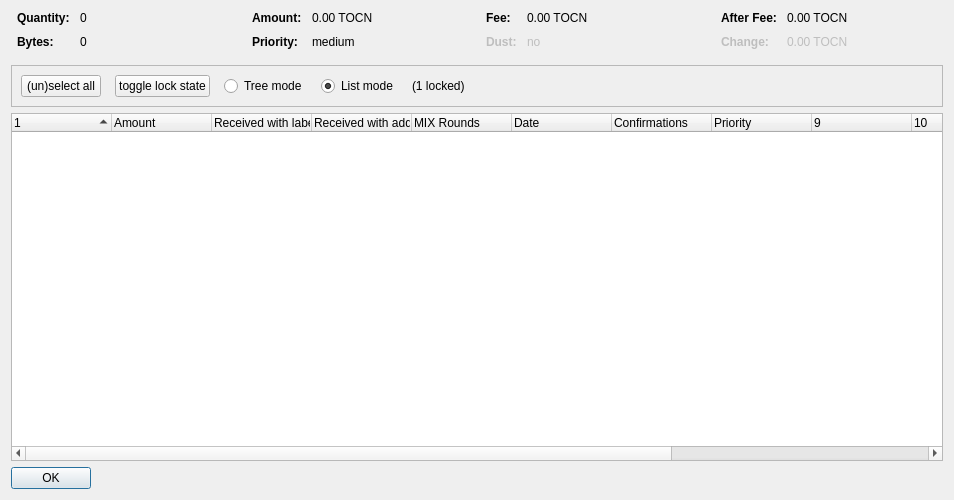
<?xml version="1.0" encoding="UTF-8"?>
<ui version="4.0">
 <class>CoinControlDialog</class>
 <widget class="QDialog" name="CoinControlDialog">
  <property name="geometry">
   <rect>
    <x>0</x>
    <y>0</y>
    <width>954</width>
    <height>500</height>
   </rect>
  </property>
  <property name="windowTitle">
   <string>Coin Selection</string>
  </property>
  <layout class="QVBoxLayout" name="verticalLayout">
   <item>
    <layout class="QHBoxLayout" name="horizontalLayoutTop" stretch="0,0,0,0">
     <property name="topMargin">
      <number>0</number>
     </property>
     <property name="bottomMargin">
      <number>10</number>
     </property>
     <item>
      <layout class="QFormLayout" name="formLayoutCoinControl1">
       <property name="horizontalSpacing">
        <number>10</number>
       </property>
       <property name="verticalSpacing">
        <number>10</number>
       </property>
       <property name="leftMargin">
        <number>6</number>
       </property>
       <property name="rightMargin">
        <number>6</number>
       </property>
       <item row="0" column="0">
        <widget class="QLabel" name="labelCoinControlQuantityText">
         <property name="font">
          <font>
           <weight>75</weight>
           <bold>true</bold>
          </font>
         </property>
         <property name="text">
          <string>Quantity:</string>
         </property>
        </widget>
       </item>
       <item row="0" column="1">
        <widget class="QLabel" name="labelCoinControlQuantity">
         <property name="cursor">
          <cursorShape>IBeamCursor</cursorShape>
         </property>
         <property name="contextMenuPolicy">
          <enum>Qt::ActionsContextMenu</enum>
         </property>
         <property name="text">
          <string notr="true">0</string>
         </property>
         <property name="textInteractionFlags">
          <set>Qt::LinksAccessibleByMouse|Qt::TextSelectableByKeyboard|Qt::TextSelectableByMouse</set>
         </property>
        </widget>
       </item>
       <item row="1" column="0">
        <widget class="QLabel" name="labelCoinControlBytesText">
         <property name="font">
          <font>
           <weight>75</weight>
           <bold>true</bold>
          </font>
         </property>
         <property name="text">
          <string>Bytes:</string>
         </property>
        </widget>
       </item>
       <item row="1" column="1">
        <widget class="QLabel" name="labelCoinControlBytes">
         <property name="cursor">
          <cursorShape>IBeamCursor</cursorShape>
         </property>
         <property name="contextMenuPolicy">
          <enum>Qt::ActionsContextMenu</enum>
         </property>
         <property name="text">
          <string notr="true">0</string>
         </property>
         <property name="textInteractionFlags">
          <set>Qt::LinksAccessibleByMouse|Qt::TextSelectableByKeyboard|Qt::TextSelectableByMouse</set>
         </property>
        </widget>
       </item>
      </layout>
     </item>
     <item>
      <layout class="QFormLayout" name="formLayoutCoinControl2">
       <property name="horizontalSpacing">
        <number>10</number>
       </property>
       <property name="verticalSpacing">
        <number>10</number>
       </property>
       <property name="leftMargin">
        <number>6</number>
       </property>
       <property name="rightMargin">
        <number>6</number>
       </property>
       <item row="0" column="0">
        <widget class="QLabel" name="labelCoinControlAmountText">
         <property name="font">
          <font>
           <weight>75</weight>
           <bold>true</bold>
          </font>
         </property>
         <property name="text">
          <string>Amount:</string>
         </property>
        </widget>
       </item>
       <item row="0" column="1">
        <widget class="QLabel" name="labelCoinControlAmount">
         <property name="cursor">
          <cursorShape>IBeamCursor</cursorShape>
         </property>
         <property name="contextMenuPolicy">
          <enum>Qt::ActionsContextMenu</enum>
         </property>
         <property name="text">
          <string notr="true">0.00 TOCN</string>
         </property>
         <property name="textInteractionFlags">
          <set>Qt::LinksAccessibleByMouse|Qt::TextSelectableByKeyboard|Qt::TextSelectableByMouse</set>
         </property>
        </widget>
       </item>
       <item row="1" column="0">
        <widget class="QLabel" name="labelCoinControlPriorityText">
         <property name="font">
          <font>
           <weight>75</weight>
           <bold>true</bold>
          </font>
         </property>
         <property name="text">
          <string>Priority:</string>
         </property>
        </widget>
       </item>
       <item row="1" column="1">
        <widget class="QLabel" name="labelCoinControlPriority">
         <property name="cursor">
          <cursorShape>IBeamCursor</cursorShape>
         </property>
         <property name="contextMenuPolicy">
          <enum>Qt::ActionsContextMenu</enum>
         </property>
         <property name="text">
          <string>medium</string>
         </property>
         <property name="textInteractionFlags">
          <set>Qt::LinksAccessibleByMouse|Qt::TextSelectableByKeyboard|Qt::TextSelectableByMouse</set>
         </property>
        </widget>
       </item>
      </layout>
     </item>
     <item>
      <layout class="QFormLayout" name="formLayoutCoinControl3">
       <property name="horizontalSpacing">
        <number>10</number>
       </property>
       <property name="verticalSpacing">
        <number>10</number>
       </property>
       <property name="leftMargin">
        <number>6</number>
       </property>
       <property name="rightMargin">
        <number>6</number>
       </property>
       <item row="0" column="0">
        <widget class="QLabel" name="labelCoinControlFeeText">
         <property name="font">
          <font>
           <weight>75</weight>
           <bold>true</bold>
          </font>
         </property>
         <property name="text">
          <string>Fee:</string>
         </property>
        </widget>
       </item>
       <item row="0" column="1">
        <widget class="QLabel" name="labelCoinControlFee">
         <property name="cursor">
          <cursorShape>IBeamCursor</cursorShape>
         </property>
         <property name="contextMenuPolicy">
          <enum>Qt::ActionsContextMenu</enum>
         </property>
         <property name="text">
          <string notr="true">0.00 TOCN</string>
         </property>
         <property name="textInteractionFlags">
          <set>Qt::LinksAccessibleByMouse|Qt::TextSelectableByKeyboard|Qt::TextSelectableByMouse</set>
         </property>
        </widget>
       </item>
       <item row="1" column="0">
        <widget class="QLabel" name="labelCoinControlLowOutputText">
         <property name="enabled">
          <bool>false</bool>
         </property>
         <property name="font">
          <font>
           <weight>75</weight>
           <bold>true</bold>
          </font>
         </property>
         <property name="text">
          <string>Dust:</string>
         </property>
        </widget>
       </item>
       <item row="1" column="1">
        <widget class="QLabel" name="labelCoinControlLowOutput">
         <property name="enabled">
          <bool>false</bool>
         </property>
         <property name="cursor">
          <cursorShape>IBeamCursor</cursorShape>
         </property>
         <property name="contextMenuPolicy">
          <enum>Qt::ActionsContextMenu</enum>
         </property>
         <property name="text">
          <string>no</string>
         </property>
         <property name="textInteractionFlags">
          <set>Qt::LinksAccessibleByMouse|Qt::TextSelectableByKeyboard|Qt::TextSelectableByMouse</set>
         </property>
        </widget>
       </item>
      </layout>
     </item>
     <item>
      <layout class="QFormLayout" name="formLayoutCoinControl4">
       <property name="horizontalSpacing">
        <number>10</number>
       </property>
       <property name="verticalSpacing">
        <number>10</number>
       </property>
       <property name="leftMargin">
        <number>6</number>
       </property>
       <property name="rightMargin">
        <number>6</number>
       </property>
       <item row="0" column="0">
        <widget class="QLabel" name="labelCoinControlAfterFeeText">
         <property name="font">
          <font>
           <weight>75</weight>
           <bold>true</bold>
          </font>
         </property>
         <property name="text">
          <string>After Fee:</string>
         </property>
        </widget>
       </item>
       <item row="0" column="1">
        <widget class="QLabel" name="labelCoinControlAfterFee">
         <property name="cursor">
          <cursorShape>IBeamCursor</cursorShape>
         </property>
         <property name="contextMenuPolicy">
          <enum>Qt::ActionsContextMenu</enum>
         </property>
         <property name="text">
          <string notr="true">0.00 TOCN</string>
         </property>
         <property name="textInteractionFlags">
          <set>Qt::LinksAccessibleByMouse|Qt::TextSelectableByKeyboard|Qt::TextSelectableByMouse</set>
         </property>
        </widget>
       </item>
       <item row="1" column="0">
        <widget class="QLabel" name="labelCoinControlChangeText">
         <property name="enabled">
          <bool>false</bool>
         </property>
         <property name="font">
          <font>
           <weight>75</weight>
           <bold>true</bold>
          </font>
         </property>
         <property name="text">
          <string>Change:</string>
         </property>
        </widget>
       </item>
       <item row="1" column="1">
        <widget class="QLabel" name="labelCoinControlChange">
         <property name="enabled">
          <bool>false</bool>
         </property>
         <property name="cursor">
          <cursorShape>IBeamCursor</cursorShape>
         </property>
         <property name="contextMenuPolicy">
          <enum>Qt::ActionsContextMenu</enum>
         </property>
         <property name="text">
          <string notr="true">0.00 TOCN</string>
         </property>
         <property name="textInteractionFlags">
          <set>Qt::LinksAccessibleByMouse|Qt::TextSelectableByKeyboard|Qt::TextSelectableByMouse</set>
         </property>
        </widget>
       </item>
      </layout>
     </item>
    </layout>
   </item>
   <item>
    <widget class="QFrame" name="frame">
     <property name="minimumSize">
      <size>
       <width>0</width>
       <height>40</height>
      </size>
     </property>
     <property name="frameShape">
      <enum>QFrame::StyledPanel</enum>
     </property>
     <property name="frameShadow">
      <enum>QFrame::Sunken</enum>
     </property>
     <layout class="QHBoxLayout" name="horizontalLayout">
      <item>
       <layout class="QHBoxLayout" name="horizontalLayoutPanel" stretch="0,0,0,0,0,0">
        <property name="spacing">
         <number>14</number>
        </property>
        <item>
         <widget class="QPushButton" name="pushButtonSelectAll">
          <property name="sizePolicy">
           <sizepolicy hsizetype="Maximum" vsizetype="Fixed">
            <horstretch>0</horstretch>
            <verstretch>0</verstretch>
           </sizepolicy>
          </property>
          <property name="text">
           <string>(un)select all</string>
          </property>
          <property name="autoDefault">
           <bool>false</bool>
          </property>
         </widget>
        </item>
        <item>
         <widget class="QPushButton" name="pushButtonToggleLock">
          <property name="sizePolicy">
           <sizepolicy hsizetype="Maximum" vsizetype="Fixed">
            <horstretch>0</horstretch>
            <verstretch>0</verstretch>
           </sizepolicy>
          </property>
          <property name="text">
           <string>toggle lock state</string>
          </property>
          <property name="autoDefault">
           <bool>false</bool>
          </property>
         </widget>
        </item>
        <item>
         <widget class="QRadioButton" name="radioTreeMode">
          <property name="sizePolicy">
           <sizepolicy hsizetype="Maximum" vsizetype="Fixed">
            <horstretch>0</horstretch>
            <verstretch>0</verstretch>
           </sizepolicy>
          </property>
          <property name="text">
           <string>Tree mode</string>
          </property>
         </widget>
        </item>
        <item>
         <widget class="QRadioButton" name="radioListMode">
          <property name="sizePolicy">
           <sizepolicy hsizetype="Maximum" vsizetype="Fixed">
            <horstretch>0</horstretch>
            <verstretch>0</verstretch>
           </sizepolicy>
          </property>
          <property name="text">
           <string>List mode</string>
          </property>
          <property name="checked">
           <bool>true</bool>
          </property>
         </widget>
        </item>
        <item>
         <widget class="QLabel" name="labelLocked">
          <property name="text">
           <string>(1 locked)</string>
          </property>
         </widget>
        </item>
        <item>
         <spacer name="horizontalSpacer">
          <property name="orientation">
           <enum>Qt::Horizontal</enum>
          </property>
          <property name="sizeHint" stdset="0">
           <size>
            <width>40</width>
            <height>20</height>
           </size>
          </property>
         </spacer>
        </item>
       </layout>
      </item>
     </layout>
    </widget>
   </item>
   <item>
    <widget class="CoinControlTreeWidget" name="treeWidget">
     <property name="contextMenuPolicy">
      <enum>Qt::CustomContextMenu</enum>
     </property>
     <property name="sortingEnabled">
      <bool>false</bool>
     </property>
     <property name="columnCount">
      <number>13</number>
     </property>
     <attribute name="headerShowSortIndicator" stdset="0">
      <bool>true</bool>
     </attribute>
     <attribute name="headerStretchLastSection">
      <bool>false</bool>
     </attribute>
     <column>
      <property name="text">
       <string/>
      </property>
     </column>
     <column>
      <property name="text">
       <string>Amount</string>
      </property>
     </column>
     <column>
      <property name="text">
       <string>Received with label</string>
      </property>
     </column>
     <column>
      <property name="text">
       <string>Received with address</string>
      </property>
     </column>
     <column>
      <property name="text">
       <string>MIX Rounds</string>
      </property>
     </column>
     <column>
      <property name="text">
       <string>Date</string>
      </property>
     </column>
     <column>
      <property name="text">
       <string>Confirmations</string>
      </property>
      <property name="toolTip">
       <string>Confirmed</string>
      </property>
     </column>
     <column>
      <property name="text">
       <string>Priority</string>
      </property>
     </column>
     <column>
      <property name="text">
       <string/>
      </property>
     </column>
     <column>
      <property name="text">
       <string/>
      </property>
     </column>
     <column>
      <property name="text">
       <string/>
      </property>
     </column>
     <column>
      <property name="text">
       <string/>
      </property>
     </column>
     <column>
      <property name="text">
       <string/>
      </property>
     </column>
    </widget>
   </item>
   <item>
    <widget class="QDialogButtonBox" name="buttonBox">
     <property name="sizePolicy">
      <sizepolicy hsizetype="Maximum" vsizetype="Fixed">
       <horstretch>0</horstretch>
       <verstretch>0</verstretch>
      </sizepolicy>
     </property>
     <property name="orientation">
      <enum>Qt::Horizontal</enum>
     </property>
     <property name="standardButtons">
      <set>QDialogButtonBox::Ok</set>
     </property>
    </widget>
   </item>
  </layout>
 </widget>
 <customwidgets>
  <customwidget>
   <class>CoinControlTreeWidget</class>
   <extends>QTreeWidget</extends>
   <header>coincontroltreewidget.h</header>
  </customwidget>
 </customwidgets>
 <resources/>
 <connections/>
</ui>
